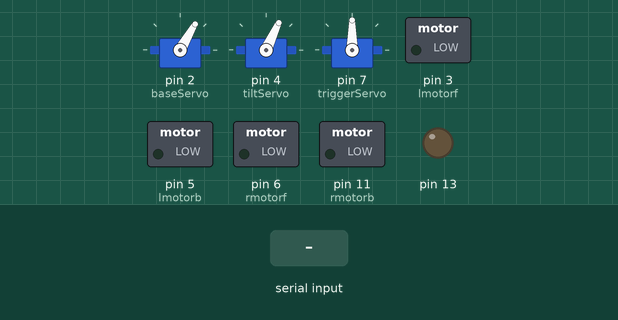
This sketch was run on a simulated Arduino Uno, built with avr-gcc and run on an emulated ATmega328P. Parts: 3 × servo, switched loads named in the sketch (green lamp = pin HIGH), output pins drawn as LEDs (lit = HIGH). The test bench sets the inputs (shaded band).

Above: at 5.7 s.
5.8 s: "E;" received over Serial
At 6.1 s:
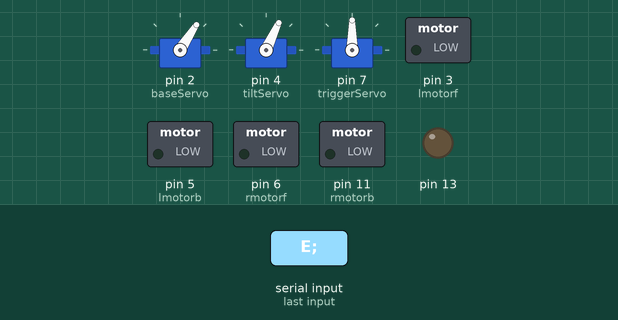
7.3 s: "I;" received over Serial
At 8.5 s:
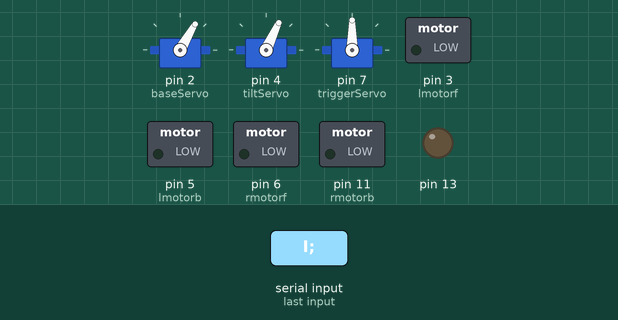
Timing chart, 0 to 10.3 s (numbered marks = the images above; inputs shaded):
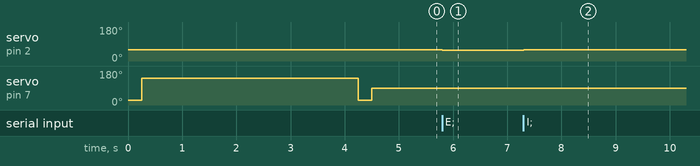

Measured:
- after the input at 5.8 s, servo on pin 2 (baseServo): 60° → 57° at once
- after the input at 7.3 s, servo on pin 2 (baseServo): 57° → 60° at once

The sketch:

arduino_firmware.ino
```cpp
#include <Servo.h>

const int max_speed = 255;
const int max_turning = 255;
const int servo_increment = 3;
const int lmotorf = 3;
const int lmotorb = 5;
const int rmotorf = 6;
const int rmotorb = 11;

int forwardJoystick = 0;
bool forwardDirection = true;   // true = forward, false = backward
int turningJoystick = 0;
bool turningDirection = true;   // true = left, false = right

Servo baseServo;
int baseAngle = 60;
const int minBaseAngle = 0;
const int maxBaseAngle = 120;

Servo tiltServo;
int tiltAngle = 65;
const int minTiltAngle = 65;
const int maxTiltAngle = 110;

Servo triggerServo;
int triggerAngle = 90;
const int minTriggerAngle = 90;
const int maxTriggerAngle = 142;

bool shootBubbles = false;

void setup() {
  Serial.begin(9600);

  pinMode(13, OUTPUT);
  pinMode(lmotorf,OUTPUT);
  pinMode(lmotorb,OUTPUT);
  pinMode(rmotorf,OUTPUT);
  pinMode(rmotorb,OUTPUT);

  baseServo.attach(2);
  baseServo.write(baseAngle);
  tiltServo.attach(4);
  tiltServo.write(tiltAngle);
  triggerServo.attach(7);
  triggerServo.write(triggerAngle);

  // prime bubble gun
  triggerServo.write((maxTriggerAngle - minTriggerAngle) / 2);
  delay(250);
  triggerServo.write(maxTriggerAngle);
  delay(4000);
  triggerServo.write((maxTriggerAngle - minTriggerAngle) / 2);
  delay(250);
  triggerServo.write(minTriggerAngle);

}

void setTrigger()
{
  if(shootBubbles)
  {
    triggerAngle = maxTriggerAngle;
  }
  else
  {
    triggerAngle = minTriggerAngle;
  }
}

void setServoAngles()
{
  baseServo.write(baseAngle);
  tiltServo.write(tiltAngle);
  triggerServo.write(triggerAngle);
}

void setMotorSpeeds()
{
  if(turningJoystick == 0)
  {
    if(forwardJoystick == 0)
    {
      motorrun(1,1,0);
      motorrun(1,-1,0);
      motorrun(2,1,0);
      motorrun(2,-1,0);
    }
    else
    {
      if(forwardDirection)
      {
        motorrun(1,-1,0);
        motorrun(1,1,map(forwardJoystick, 0, 255, 0, max_speed));

        motorrun(2,-1,0);
        motorrun(2,1,map(forwardJoystick, 0, 255, 0, max_speed));
      }
      else
      {
        motorrun(1,1,0);
        motorrun(1,-1,map(forwardJoystick, 0, 255, 0, max_speed));

        motorrun(2,1,0);
        motorrun(2,-1,map(forwardJoystick, 0, 255, 0, max_speed));
      }
    }
  }
  else
  {
    if(turningDirection && forwardDirection)
    {
      motorrun(1,-1,0);
      motorrun(1,1,map(forwardJoystick / (max_turning - map(turningJoystick, 0, 255, 0, max_turning)), 0, 255, 0, max_speed));

      motorrun(2,-1,0);
      motorrun(2,1,map(forwardJoystick, 0, 255, 0, max_speed));
    }
    else
    {
      motorrun(1,1,0);
      motorrun(1,-1,map(forwardJoystick, 0, 255, 0, max_speed));

      motorrun(2,1,0);
      motorrun(2,-1,map(forwardJoystick / (max_turning - map(turningJoystick, 0, 255, 0, max_turning)), 0, 255, 0, max_speed));
    }
  }
}

void readJoysticks()
{
  String command, command_char;

  while(Serial.available() > 0)
  {
    command = Serial.readStringUntil(';');
    command.trim();
    command_char = command.substring(0,1);

    if(command_char == "F")
    {
      forwardJoystick = command.substring(1, command.length()).toInt();
      forwardDirection = true;
    }
    else if(command_char == "V")
    {
      forwardJoystick = command.substring(1, command.length()).toInt();
      forwardDirection = false;
    }
    else if(command_char == "L")
    {
      turningJoystick = command.substring(1, command.length()).toInt();
      turningDirection = true;
    }
    else if(command_char == "R")
    {
      turningJoystick = command.substring(1, command.length()).toInt();
      turningDirection = false;
    }
    else if(command_char == "U")
    {
      tiltAngle = constrain(tiltAngle + servo_increment, minTiltAngle, maxTiltAngle);
    }
    else if(command_char == "D")
    {
      tiltAngle = constrain(tiltAngle - servo_increment, minTiltAngle, maxTiltAngle);
    }
    else if(command_char == "E")
    {
      baseAngle = constrain(baseAngle - servo_increment, minBaseAngle, maxBaseAngle);
    }
    else if(command_char == "I")
    {
      baseAngle = constrain(baseAngle + servo_increment, minBaseAngle, maxBaseAngle);
    }
    else if(command_char == "+")
    {
      triggerAngle = maxTriggerAngle;
    }
    else if(command_char == "-")
    {
      triggerAngle = minTriggerAngle;
    }
  }
}

void motorrun(int motor, int direction, int speed)
{
 if(motor == 1)
 {
  if(direction == 1)
  {
    analogWrite(lmotorf,speed);
  }
  else if(direction == -1)
  {
    analogWrite(lmotorb,speed);
  }

 }
 else if(motor == 2)
 {
  if(direction == 1)
  {
    analogWrite(rmotorf,speed);
  }
  else if(direction == -1)
  {
    analogWrite(rmotorb,speed);
  }
 }
}

void loop() {
  readJoysticks();
  setMotorSpeeds();
  setServoAngles();
  //setTrigger();
}
```
